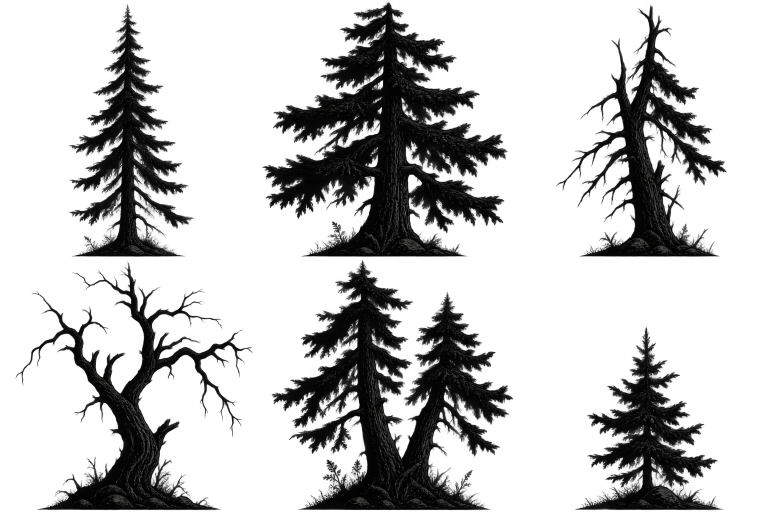
#> input picture oyun-fikirlerim/iki-kisilik-oyun/assets/cevre/sayfa/agac_temiz.png, 1536 x 1024 px (shown at 1/2 size); its folder holds 4 pictures in this run
$ python tools_sheets.py
#> lines starting #> are read from the running program, lines starting #| are printed output that depends on the picture; after the words box and inside, x2 and y2 are one past the last pixel; in counts of white or black regions, pixels touching at a corner belong together
"""ChatGPT ızgara sayfalarını tek tek nesnelere böler: assets/cevre/oge/<sayfa>_NN.png
Hücre sınırı = eşit ızgara; her hücrede içerik kutusuna kırpılır. Hücre dışına taşan parçalar komşu hücreden ayrılmaz,
bu yüzden hücreye ait olmayan küçük kalıntılar (alan < MIN) silinir."""
import os, sys
import numpy as np
from PIL import Image
from scipy import ndimage as ndi
HERE = os.path.dirname(os.path.abspath(__file__)); S = f'{HERE}/assets/cevre/sayfa'; O = f'{HERE}/assets/cevre/oge'
PAGES = {'agac': (3, 2), 'bitki': (4, 2), 'kaya': (4, 2), 'esya': (4, 2), 'ev_fener': (2, 2), 'sarmasik': (3, 1)}
MIN = 120
os.makedirs(O, exist_ok=True)
for name, (cols, rows) in PAGES.items():
    im = Image.open(f'{S}/{name}_temiz.png').convert('RGBA'); cw, ch = im.width / cols, im.height / rows
#> further down, im is the input picture: PIL image 1536x1024 RGBA; mean R, G, B, A 2.7, 2.6, 2.4, 60.6
#> after `cw, ch = (im.width / cols, im.height / rows)`: cw = 512; ch = 512
    k = 0
    for r in range(rows):
        for c in range(cols):
            cell = im.crop((round(c * cw), round(r * ch), round((c + 1) * cw), round((r + 1) * ch)))
            a = np.array(cell)
            if name != 'sarmasik': a[:10, :, 3] = 0   # üst hücreden taşan ince kenar çizgisi
            m = a[..., 3] > 10
            lab, n = ndi.label(ndi.binary_dilation(m, iterations=3))   # parçalı nesneleri bütün tut
            if n == 0: continue
            sizes = ndi.sum(m, lab, range(1, n + 1)); keep = [i + 1 for i, s in enumerate(sizes) if s >= MIN * 4]
            if not keep: continue
            if name != 'sarmasik':   # üst hücreden taşan ince çizgi/kalıntılar: hücrenin üst kenarına değen bileşenleri sil
                top_labels = set(np.unique(lab[0])) - {0}
                keep = [i for i in keep if i not in top_labels or ndi.sum(m, lab, i) > 4000]
                if not keep: continue
            km = np.isin(lab, keep); a[~km, 3] = 0
            ys, xs = np.where(a[..., 3] > 10); crop = Image.fromarray(a).crop((xs.min(), ys.min(), xs.max() + 1, ys.max() + 1))
            crop.save(f'{O}/{name}_{k:02d}.png', optimize=True); print(name, k, crop.size); k += 1
#> this loop made 2 passes
#> pass 1, `crop.save(f'{O}/{name}_{k:02d}.png', optimize=True); print(name, k, cr..`:
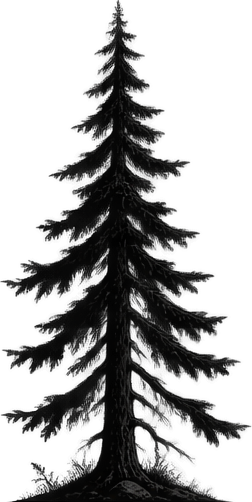
#> saved as agac_00.png: PIL image 252x502 RGBA; mean R, G, B, A 2.7, 2.5, 2.3, 80.5; transparent parts drawn white
#> pass 1, `crop.save(f'{O}/{name}_{k:02d}.png', optimize=True); print(name, k, cr..`:
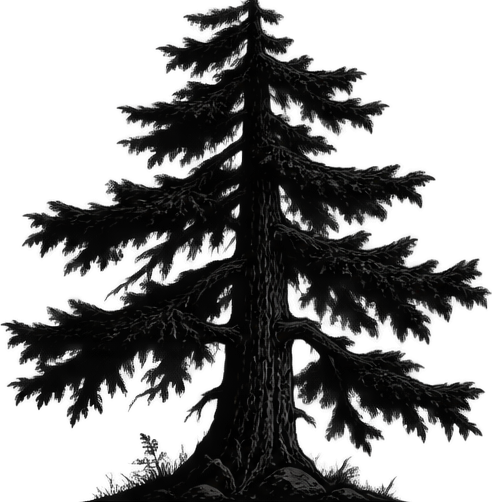
#> saved as agac_01.png: PIL image 492x502 RGBA; mean R, G, B, A 4.1, 4, 3.7, 112.9; transparent parts drawn white
#> pass 1, `crop.save(f'{O}/{name}_{k:02d}.png', optimize=True); print(name, k, cr..`:
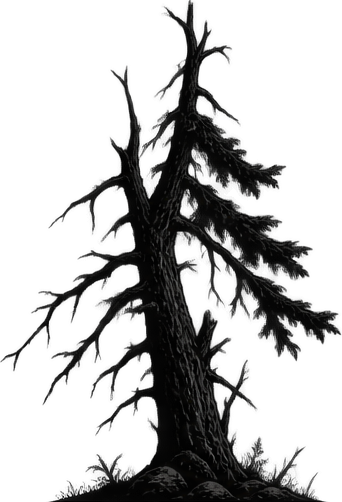
#> saved as agac_02.png: PIL image 342x502 RGBA; mean R, G, B, A 4.1, 3.9, 3.6, 66.5; transparent parts drawn white
#> after the loop:
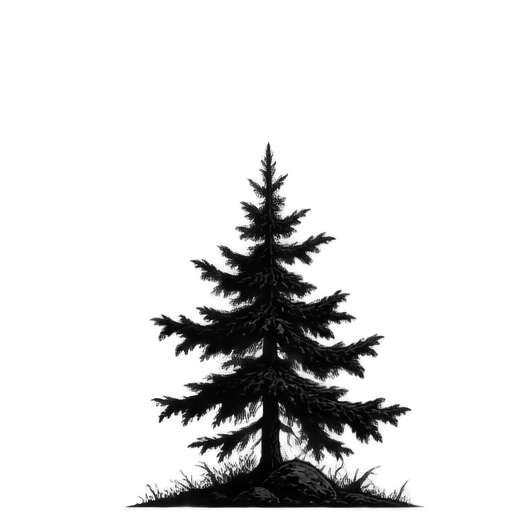
#> a: shape (512, 512, 4); mean R, G, B, A 1.5, 1.4, 1.3, 34.6; transparent parts drawn white
#> after the loop:
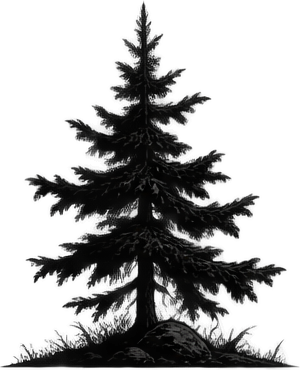
#> crop: PIL image 300x370 RGBA; mean R, G, B, A 3, 2.8, 2.6, 81.8; transparent parts drawn white
#> after the loop:
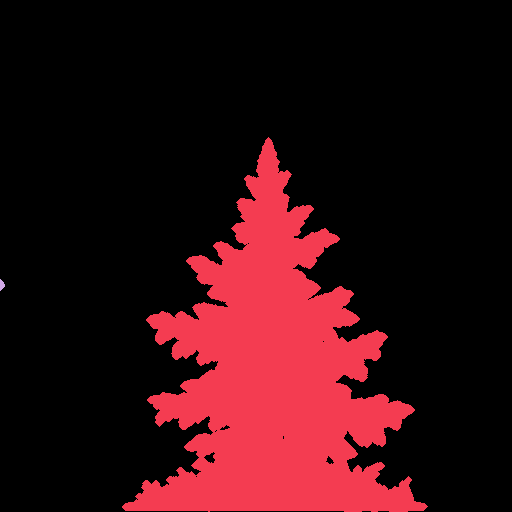
#> lab: shape (512, 512) int32; 3 distinct labels, from 0 to 2; one colour per label, 0 black
#> after the loop:
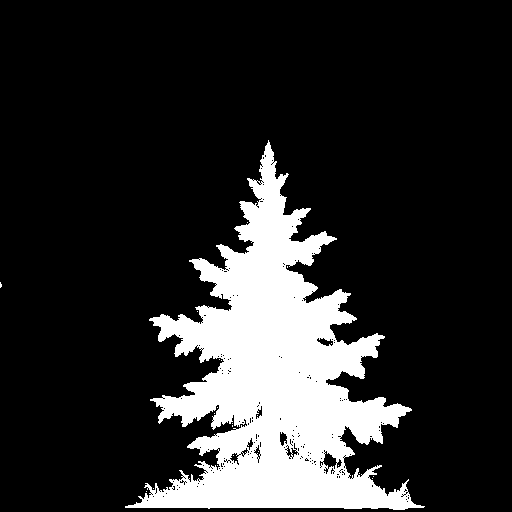
#> m: shape (512, 512) bool; 17.3% white; 22 white regions (21 under 20 px), largest, box (x1, y1, x2, y2) and area: (125, 140, 425, 510) 45418
#> after the loop, k = 6
#> pass 2 of the loop `for name, (cols, rows) in PAGES.items():`:
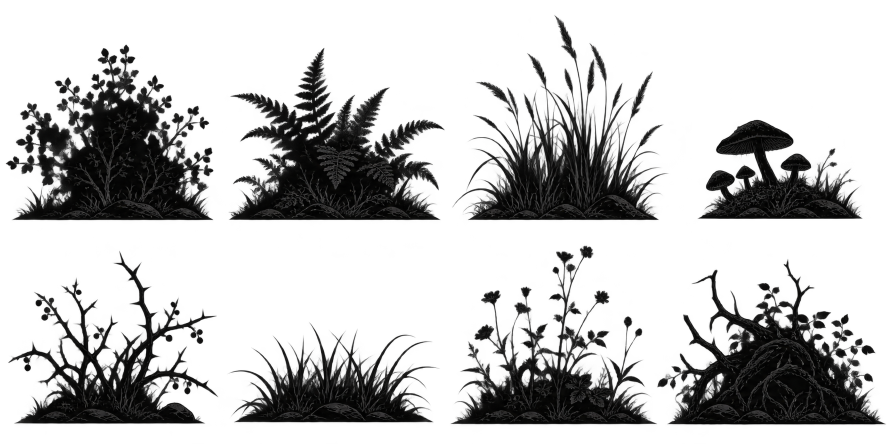
#> input picture oyun-fikirlerim/iki-kisilik-oyun/assets/cevre/sayfa/bitki_temiz.png, 1774 x 887 px (shown at 1/2 size)
#> im is the input picture: PIL image 1774x887 RGBA; mean R, G, B, A 2.7, 2.7, 2.6, 63.1
#> the loop `for r in range(rows):` made 2 passes
#| bitki 0 (416, 352)
#| bitki 1 (430, 346)
#| bitki 2 (426, 412)
#| bitki 3 (331, 199)
#| bitki 4 (421, 347)
#| bitki 5 (426, 201)
#> (further printed lines are left out)
#> after the loop `for r in range(rows):`:
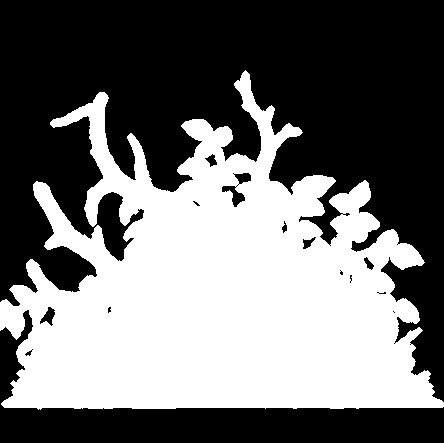
#> lab: shape (443, 444) int32; values 0 (black) and 1 (white), 43.9% white; 1 white region, box (x1, y1, x2, y2) and area: (0, 70, 444, 410) 86282
#> after the loop `for r in range(rows):`:
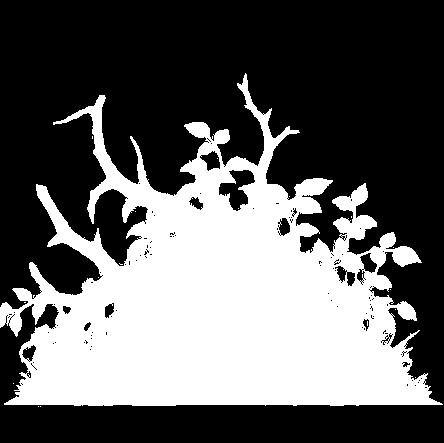
#> m: shape (443, 444) bool; 38% white; 18 white regions (17 under 20 px), largest, box (x1, y1, x2, y2) and area: (0, 73, 443, 406) 74636
#> after the loop `for r in range(rows):`: k = 8
#> (the run stopped early here; a loop or call above may not have finished)
